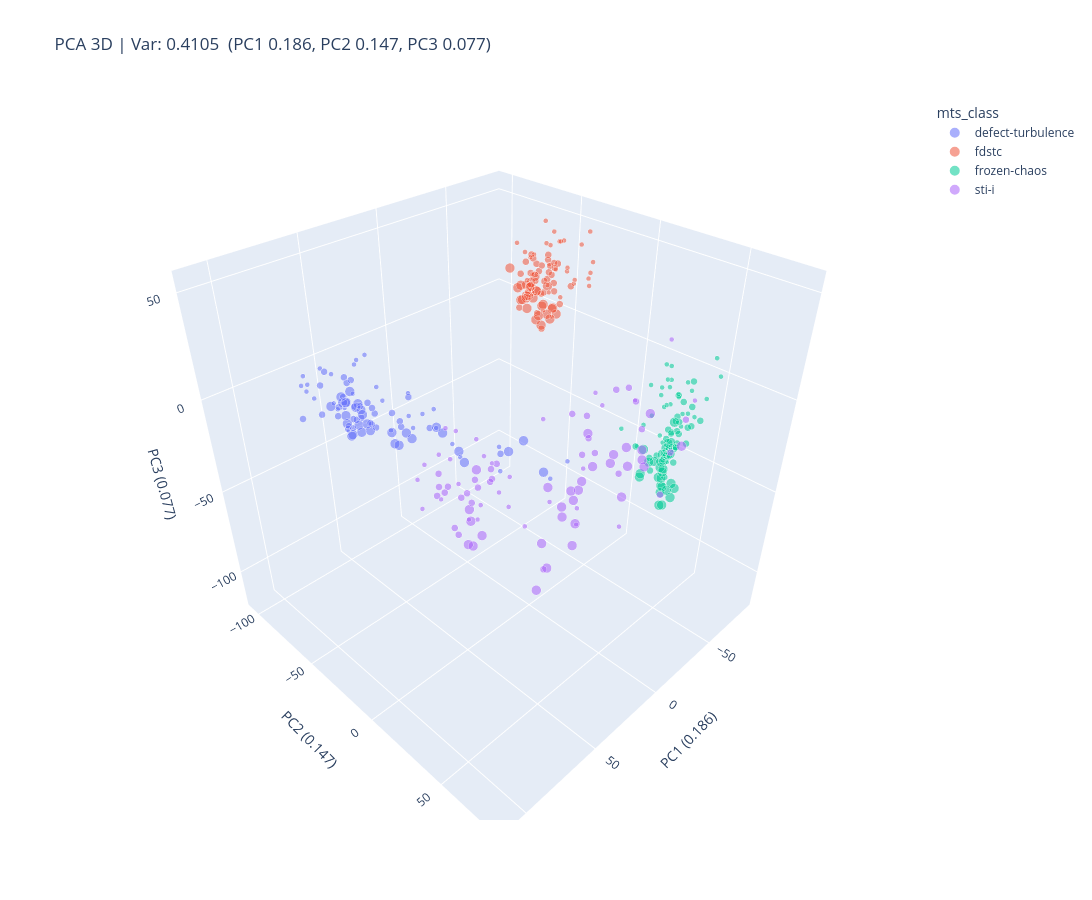

This figure's notebook cell:
### Markdown cell above
##### PCA - 3D

### Code cell
import plotly.express as px
from sklearn.decomposition import PCA
from sklearn.preprocessing import StandardScaler

# 3D PCA on scaled features (matches plot_pca's StandardScaler step).
X_scaled = StandardScaler().fit_transform(X)
pca3 = PCA(n_components=3, random_state=0)
emb3 = pca3.fit_transform(X_scaled)
var3 = pca3.explained_variance_ratio_

df3 = meta_df.assign(
    pc1=emb3[:, 0], pc2=emb3[:, 1], pc3=emb3[:, 2],
    instance_str=meta_df["instance"].astype(str),
    dataset_paths_str=meta_df["dataset_paths"].astype(str),
)

fig = px.scatter_3d(
    df3, x="pc1", y="pc2", z="pc3",
    color="mts_class",
    size="M", size_max=16,
    hover_data={
        "mts_class": True, "M": True, "T": True,
        "instance_str": True, "dataset_paths_str": False,
        "pc1": ":.2f", "pc2": ":.2f", "pc3": ":.2f",
    },
    title=f"PCA 3D | Var: {var3.sum():.4f}  (PC1 {var3[0]:.3f}, PC2 {var3[1]:.3f}, PC3 {var3[2]:.3f})",
    width=1200, height=900,
)
fig.update_traces(marker=dict(opacity=0.55))
fig.update_layout(legend=dict(title="mts_class"),
                  scene=dict(xaxis_title=f"PC1 ({var3[0]:.3f})",
                             yaxis_title=f"PC2 ({var3[1]:.3f})",
                             zaxis_title=f"PC3 ({var3[2]:.3f})",
                             aspectmode="cube"))
fig.show()
